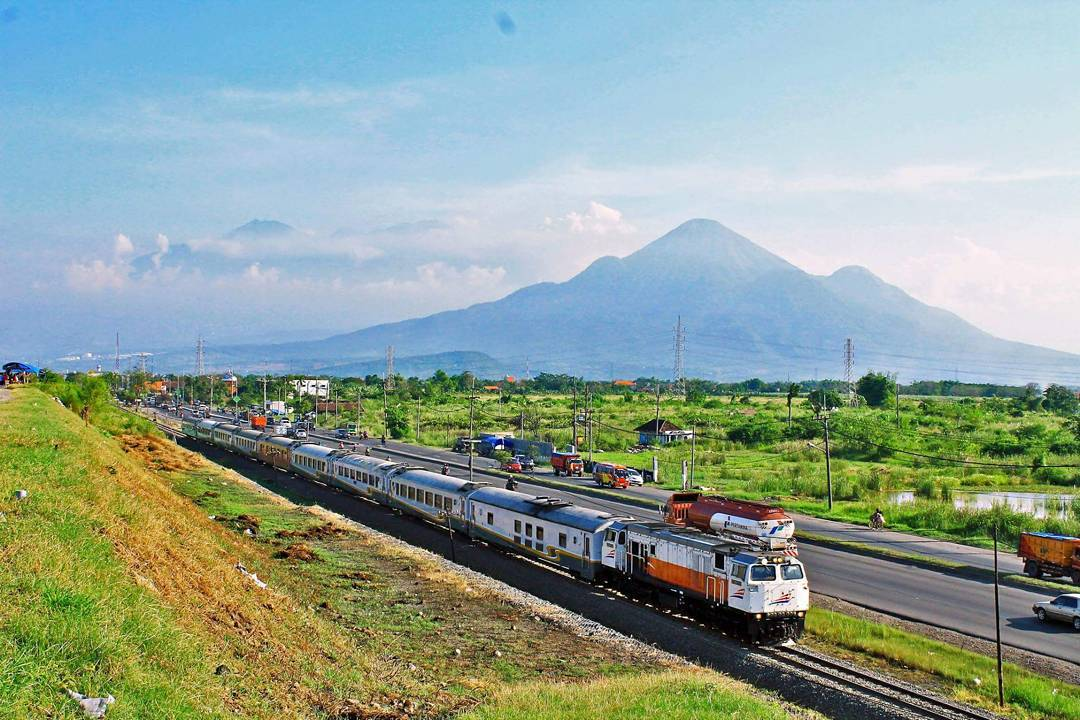
#> input picture rgb_sesi3.jpg, 1080 x 720 px
$ python pcd3_fadlan.py
#> lines starting #> are read from the running program, lines starting #| are printed output that depends on the picture
import imageio as imageio
import numpy as np
import matplotlib.pyplot as plt

def rgb_to_grayscale(image):
    return np.dot(image[...,:3], [0.2989, 0.5870, 0.1140])

image_path = r'rgb_sesi3.jpg'
image = imageio.imread(image_path)
#> image is the input picture: shape (720, 1080, 3); mean R, G, B 143.1, 161.6, 151.2

grayscale_image = rgb_to_grayscale(image)
#> in rgb_to_grayscale, `return np.dot(image[...,:3], [0.2989, 0.5870, 0.1140])`:
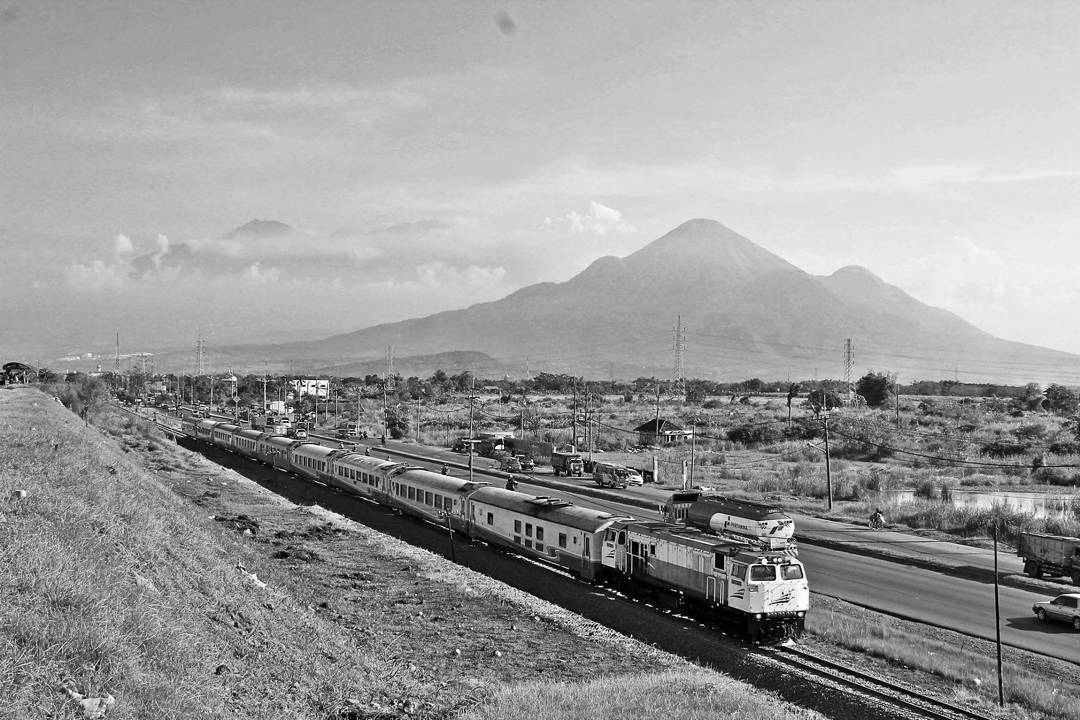
#> returned value: shape (720, 1080) float64; min 0, max 255, mean 154.8

imageio.imwrite('grayscale.jpg', grayscale_image.astype(np.uint8))

histogram, bins = np.histogram(grayscale_image, bins=256, range=(0, 256))
#> histogram = 256 values, max 9844 at index 192, min 0 at index 255, mean 3037.5; bins = 257 values from 0 to 256

plt.figure(figsize=(10, 6))
plt.title('Histogram Gambar Grayscale')
plt.xlabel('Intensitas Piksel')
plt.ylabel('Frekuensi')
plt.bar(range(256), histogram, color='gray', alpha=0.7)
plt.savefig('histogram.png')
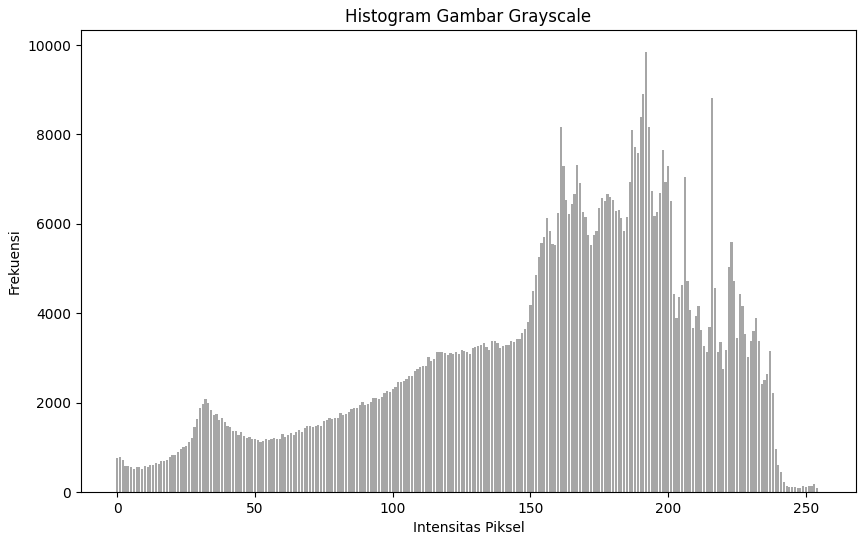
#> figure drawn by matplotlib, 1 panel; tallest bar 9844 high, from x = 191.6 to 192.4
plt.show()

print("Proses selesai. Cek file grayscale.jpg dan histogram.png")
